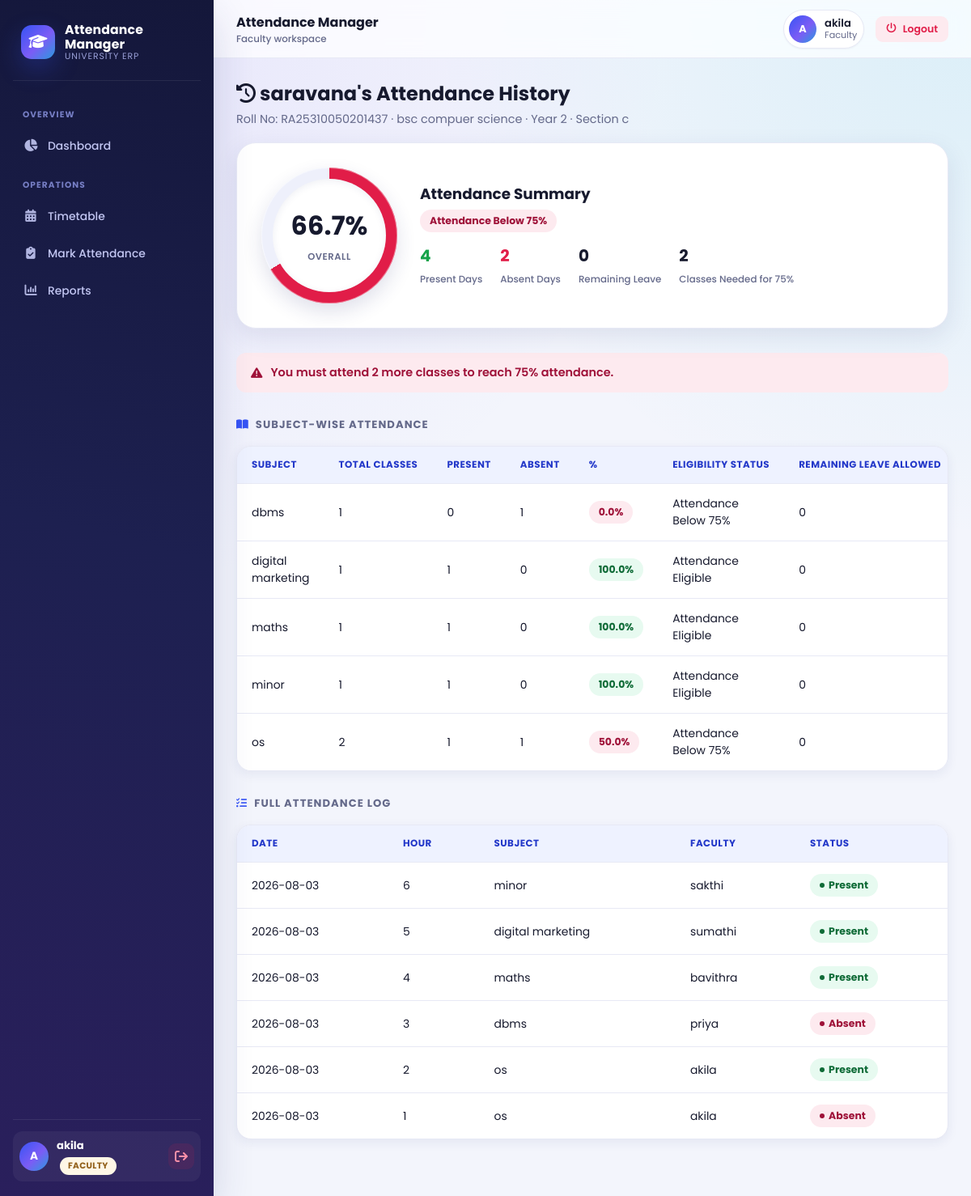
/students/1/history (signed in), run on the app's committed database.
### tables this page shows
CREATE TABLE students (
                id INTEGER PRIMARY KEY AUTOINCREMENT,
                roll_no TEXT UNIQUE NOT NULL,
                name TEXT NOT NULL,
                department_id INTEGER,
                year INTEGER,
                section TEXT,
                email TEXT,
                username TEXT UNIQUE NOT NULL,
                password_hash TEXT NOT NULL,
                created_at TEXT DEFAULT (datetime('now')),
                FOREIGN KEY (department_id) REFERENCES departments (id) ON DELETE SET NULL
            );

CREATE TABLE departments (
                id INTEGER PRIMARY KEY AUTOINCREMENT,
                name TEXT UNIQUE NOT NULL,
                code TEXT,
                created_at TEXT DEFAULT (datetime('now'))
            );

CREATE TABLE subjects (
                id INTEGER PRIMARY KEY AUTOINCREMENT,
                name TEXT NOT NULL,
                code TEXT,
                department_id INTEGER,
                year INTEGER,
                created_at TEXT DEFAULT (datetime('now')),
                FOREIGN KEY (department_id) REFERENCES departments (id) ON DELETE SET NULL
            );

CREATE TABLE attendance (
                id INTEGER PRIMARY KEY AUTOINCREMENT,
                student_id INTEGER NOT NULL,
                date TEXT NOT NULL,
                hour INTEGER NOT NULL,
                subject_id INTEGER,
                faculty_id INTEGER,
                status TEXT NOT NULL CHECK(status IN ('Present', 'Absent')),
                created_at TEXT DEFAULT (datetime('now')),
                FOREIGN KEY (student_id) REFERENCES students (id) ON DELETE CASCADE,
                FOREIGN KEY (subject_id) REFERENCES subjects (id) ON DELETE SET NULL,
                FOREIGN KEY (faculty_id) REFERENCES faculty (id) ON DELETE SET NULL,
                UNIQUE (student_id, date, hour)
            );

CREATE TABLE faculty (
                id INTEGER PRIMARY KEY AUTOINCREMENT,
                name TEXT NOT NULL,
                email TEXT,
                phone TEXT,
                department_id INTEGER,
                username TEXT UNIQUE NOT NULL,
                password_hash TEXT NOT NULL,
                created_at TEXT DEFAULT (datetime('now')),
                FOREIGN KEY (department_id) REFERENCES departments (id) ON DELETE SET NULL
            );

### app.py (the view)
@app.route("/students/<int:student_id>/history")
@login_required
def student_history(student_id):
    if session.get("role") == "student" and session.get("student_id") != student_id:
        flash("You can only view your own attendance history.", "error")
        return redirect(url_for("dashboard"))
    student = db.get_student(student_id)
    if not student:
        flash("Student not found.", "error")
        return redirect(url_for("dashboard"))
    history = db.get_student_history(student_id)
    stats = db.get_student_attendance_stats(student_id)
    subject_stats = db.get_student_subject_wise_stats(student_id)
    return render_template("student_history.html", student=student, history=history,
                            stats=stats, subject_stats=subject_stats)

### app.py (called while the page is built)
def login_required(view_func):
    @wraps(view_func)
    def wrapped(*args, **kwargs):
        if "user_id" not in session:
            flash("Please log in to continue.", "warning")
            return redirect(url_for("login"))
        return view_func(*args, **kwargs)
    return wrapped

@app.context_processor
def inject_user():
    return {
        "current_user": session.get("username"),
        "current_role": session.get("role"),
    }

### database.py (called while the page is built)
def get_db_connection():
    conn = sqlite3.connect(DB_PATH, timeout=DB_TIMEOUT_SECONDS)
    conn.row_factory = sqlite3.Row
    conn.execute("PRAGMA foreign_keys = ON")
    conn.execute(f"PRAGMA busy_timeout = {DB_TIMEOUT_SECONDS * 1000}")
    conn.execute("PRAGMA journal_mode = WAL")
    conn.execute("PRAGMA synchronous = NORMAL")
    return conn

def get_student(student_id):
    conn = get_db_connection()
    try:
        row = conn.execute("""
            SELECT st.*, d.name AS department_name
            FROM students st
            LEFT JOIN departments d ON d.id = st.department_id
            WHERE st.id = ?
        """, (student_id,)).fetchone()
    finally:
        conn.close()
    return row

def compute_leave_stats(present, total, pass_percent=PASS_PERCENT):
    if total <= 0:
        return 0.0, 0, 0
    pct = round((present / total) * 100, 1)
    threshold = pass_percent / 100.0
    if pct >= pass_percent:
        remaining_leave = int((present / threshold) - total)
        remaining_leave = max(remaining_leave, 0)
        days_required = 0
    else:
        remaining_leave = 0
        needed = (pass_percent * total - 100 * present) / (100 - pass_percent)
        days_required = max(int(-(-needed // 1)), 0)  # ceil, never undercount
    return pct, remaining_leave, days_required

def get_eligibility_status(total, percentage, pass_percent=PASS_PERCENT):
    if total <= 0:
        return "No Attendance Records", "neutral"
    if percentage >= pass_percent:
        return "Attendance Eligible", "good"
    return "Attendance Below 75%", "bad"

### templates/student_history.html (shortened to what this page needs)
{% extends "base.html" %}
{% block content %}
<div class="page-header">
    <h1><i class="fa-solid fa-clock-rotate-left"></i> {{ student.name }}'s Attendance History</h1>
</div>
<p class="page-subtitle">
    Roll No: {{ student.roll_no }} &middot; {{ student.department_name or "-" }}
    &middot; Year {{ student.year or "-" }} &middot; Section {{ student.section or "-" }}
</p>
<div class="ring-section">
    <div class="ring-card reveal">
        <div class="attendance-ring" data-pct="{{ stats.percentage }}"
             style="--ring-color: {% if stats.status_class == 'good' %}#16a34a{% elif stats.status_class == 'bad' %}#e11d48{% else %}#3654f4{% endif %};">
            <div class="attendance-ring-inner">
                <strong>{{ stats.percentage }}%</strong>
                <span>Overall</span>
            </div>
        </div>
        <div class="ring-meta">
            <h3>Attendance Summary</h3>
            <p>
                <span class="pct-badge {% if stats.status_class == 'good' %}pct-good{% elif stats.status_class == 'bad' %}pct-bad{% else %}pct-neutral{% endif %}">
                    {{ stats.status_text }}
                </span>
            </p>
            <div class="mini-stat-row">
                <div class="mini-stat mini-green">
                    <strong>{{ stats.present }}</strong>
                    <span>Present Days</span>
                </div>
                <div class="mini-stat mini-red">
                    <strong>{{ stats.absent }}</strong>
                    <span>Absent Days</span>
                </div>
                <div class="mini-stat">
                    <strong>{{ stats.remaining_leave }}</strong>
                    <span>Remaining Leave</span>
                </div>
                <div class="mini-stat">
                    <strong>{{ stats.days_required }}</strong>
                    <span>Classes Needed for 75%</span>
                </div>
            </div>
        </div>
    </div>
</div>
{% if stats.total > 0 %}
    {% if stats.status_class == 'bad' %}
    <p class="attendance-note note-bad">
        You must attend {{ stats.days_required }} more class{{ "es" if stats.days_required != 1 else "" }} to reach 75% attendance.
    </p>
    {% elif stats.status_class == 'good' %}
    <p class="attendance-note note-good">
        You can take {{ stats.remaining_leave }} more leave{{ "s" if stats.remaining_leave != 1 else "" }} while maintaining 75% attendance.
    </p>
    {% endif %}
{% endif %}
<h2 class="section-heading"><i class="fa-solid fa-book-open"></i> Subject-wise Attendance</h2>
{% if subject_stats %}
<div class="table-wrapper">
    <table class="data-table subject-attendance-table">
        <thead>
            <tr>
                <th>Subject</th>
                <th>Total Classes</th>
                <th>Present</th>
                <th>Absent</th>
                <th>%</th>
                <th>Eligibility Status</th>
                <th>Remaining Leave Allowed</th>
            </tr>
        </thead>
        <tbody>
            {% for sub in subject_stats %}
            <tr>
                <td>{{ sub.subject_name }}</td>
                <td>{{ sub.total_count }}</td>
                <td>{{ sub.present_count }}</td>
                <td>{{ sub.absent_count }}</td>
                <td>
                    <span class="pct-badge {% if sub.status_class == 'good' %}pct-good{% elif sub.status_class == 'bad' %}pct-bad{% else %}pct-neutral{% endif %}">
                        {{ sub.percentage }}%
                    </span>
                </td>
                <td>{{ sub.status_text }}</td>
                <td>{{ sub.remaining_leave }}</td>
            </tr>
            {% endfor %}
        </tbody>
    </table>
</div>
{% else %}
<p class="empty-state"><i class="fa-solid fa-inbox"></i><br>No subject-wise attendance recorded yet.</p>
{% endif %}
<h2 class="section-heading"><i class="fa-solid fa-list-check"></i> Full Attendance Log</h2>
{% if history %}
<div class="table-wrapper">
    <table class="data-table">
        <thead>
            <tr>
                <th>Date</th>
                <th>Hour</th>
                <th>Subject</th>
                <th>Faculty</th>
                <th>Status</th>
            </tr>
        </thead>
        <tbody>
            {% for h in history %}
            <tr>
                <td>{{ h.date }}</td>
                <td>{{ h.hour }}</td>
                <td>{{ h.subject_name or "-" }}</td>
                <td>{{ h.faculty_name or "-" }}</td>
                <td>
                    <span class="status-badge status-{{ h.status|lower }}">{{ h.status }}</span>
                </td>
            </tr>
            {% endfor %}
        </tbody>
    </table>
</div>
{% else %}
<p class="empty-state"><i class="fa-solid fa-inbox"></i><br>No attendance recorded for this student yet.</p>
{% endif %}
{% endblock %}

### templates/base.html (shortened to what this page needs)
<!DOCTYPE html>
<html lang="en">
<head>
    <link rel="stylesheet" href="https://cdnjs.cloudflare.com/ajax/libs/font-awesome/6.5.1/css/all.min.css">
    <link rel="stylesheet" href="{{ url_for('static', filename='css/style.css') }}">
</head>
<body>
    {% if current_user %}
    <div class="app-shell">
        <aside class="sidebar">
            <div class="sidebar-brand">
                <div class="sidebar-brand-icon"><i class="fa-solid fa-graduation-cap"></i></div>
                <div class="sidebar-brand-text">
                    <strong>Attendance Manager</strong>
                    <span>University ERP</span>
                </div>
            </div>
            <nav class="sidebar-nav">
                <span class="sidebar-section-label">Overview</span>
                <a href="{{ url_for('dashboard') }}" class="sidebar-link {% if request.path == url_for('dashboard') %}active{% endif %}">
                    <i class="fa-solid fa-chart-pie"></i> Dashboard
                </a>
                {% if current_role == 'admin' %}
                <span class="sidebar-section-label">Academics</span>
                <a href="{{ url_for('departments') }}" class="sidebar-link {% if request.path == url_for('departments') %}active{% endif %}">
                    <i class="fa-solid fa-building-columns"></i> Departments
                </a>
                <a href="{{ url_for('faculty_list') }}" class="sidebar-link {% if request.path == url_for('faculty_list') %}active{% endif %}">
                    <i class="fa-solid fa-chalkboard-user"></i> Faculty
                </a>
                <a href="{{ url_for('subjects') }}" class="sidebar-link {% if request.path == url_for('subjects') %}active{% endif %}">
                    <i class="fa-solid fa-book"></i> Subjects
                </a>
                <a href="{{ url_for('students') }}" class="sidebar-link {% if request.path == url_for('students') %}active{% endif %}">
                    <i class="fa-solid fa-user-graduate"></i> Students
                </a>
                <span class="sidebar-section-label">Operations</span>
                <a href="{{ url_for('timetable') }}" class="sidebar-link {% if request.path == url_for('timetable') %}active{% endif %}">
                    <i class="fa-solid fa-calendar-days"></i> Timetable
                </a>
                <a href="{{ url_for('attendance') }}" class="sidebar-link {% if request.path == url_for('attendance') %}active{% endif %}">
                    <i class="fa-solid fa-clipboard-check"></i> Attendance
                </a>
                <a href="{{ url_for('reports') }}" class="sidebar-link {% if request.path == url_for('reports') %}active{% endif %}">
                    <i class="fa-solid fa-chart-column"></i> Reports
                </a>
                {% elif current_role == 'faculty' %}
                <span class="sidebar-section-label">Operations</span>
                <a href="{{ url_for('timetable') }}" class="sidebar-link {% if request.path == url_for('timetable') %}active{% endif %}">
                    <i class="fa-solid fa-calendar-days"></i> Timetable
                </a>
                <a href="{{ url_for('attendance') }}" class="sidebar-link {% if request.path == url_for('attendance') %}active{% endif %}">
                    <i class="fa-solid fa-clipboard-check"></i> Mark Attendance
                </a>
                <a href="{{ url_for('reports') }}" class="sidebar-link {% if request.path == url_for('reports') %}active{% endif %}">
                    <i class="fa-solid fa-chart-column"></i> Reports
                </a>
                {% endif %}
            </nav>
            <div class="sidebar-footer">
                <div class="sidebar-user">
                    <div class="sidebar-avatar">{{ current_user[0]|upper }}</div>
                    <div class="sidebar-user-info">
                        <strong>{{ current_user }}</strong>
                        <span class="role-badge role-{{ current_role }}">{{ current_role|capitalize }}</span>
                    </div>
                    <a href="{{ url_for('logout') }}" class="sidebar-logout" title="Logout"><i class="fa-solid fa-arrow-right-from-bracket"></i></a>
                </div>
            </div>
        </aside>
        <div class="app-main">
            <header class="topbar">
                <div class="topbar-left">
                    <div class="topbar-title">
                        Attendance Manager
                        <span>{{ current_role|capitalize }} workspace</span>
                    </div>
                </div>
                <div class="topbar-right">
                    <div class="topbar-user">
                        <div class="topbar-avatar">{{ current_user[0]|upper }}</div>
                        <div class="topbar-user-text">
                            {{ current_user }}
                            <small>{{ current_role|capitalize }}</small>
                        </div>
                    </div>
                    <a href="{{ url_for('logout') }}" class="btn btn-small btn-danger"><i class="fa-solid fa-power-off"></i> Logout</a>
                </div>
            </header>
            <main class="container">
                {% block content %}{% endblock %}
            </main>
        </div>
    </div>
    {% endif %}
</body>
</html>

### data on the page
students: name "saravana", roll_no "RA25310050201437", year "2", section "c"
departments: name "bsc compuer science"
subjects: subject_name "dbms", total_count "1", present_count "0", absent_count "1", percentage "0.0", status_text "Attendance Below 75%", remaining_leave "0"
subjects: subject_name "digital marketing", total_count "1", present_count "1", absent_count "0", percentage "100.0", status_text "Attendance Eligible", remaining_leave "0"
subjects: subject_name "maths", total_count "1", present_count "1", absent_count "0", percentage "100.0", status_text "Attendance Eligible", remaining_leave "0"
subjects: subject_name "minor", total_count "1", present_count "1", absent_count "0", percentage "100.0", status_text "Attendance Eligible", remaining_leave "0"
subjects: subject_name "os", total_count "2", present_count "1", absent_count "1", percentage "50.0", status_text "Attendance Below 75%", remaining_leave "0"
attendance: date "2026-08-03", hour "6", name "minor", name "sakthi", status "Present"
attendance: date "2026-08-03", hour "5", name "digital marketing", name "sumathi", status "Present"
attendance: date "2026-08-03", hour "4", name "maths", name "bavithra", status "Present"
attendance: date "2026-08-03", hour "3", name "dbms", name "priya", status "Absent"
attendance: date "2026-08-03", hour "2", name "os", name "akila", status "Present"
attendance: date "2026-08-03", hour "1", name "os", name "akila", status "Absent"

### other printed values
{{ current_user[0]|upper }} "A"
{{ current_user }} "akila"
{{ current_role|capitalize }} "FACULTY"
{{ current_role|capitalize }} "Faculty"
{{ stats.percentage }} "66.7"
{{ stats.status_text }} "Attendance Below 75%"
{{ stats.present }} "4"
{{ stats.absent }} "2"
{{ stats.remaining_leave }} "0"
{{ stats.days_required }} "2"
{{ "es" if stats.days_required != 1 else "" }} "es"
